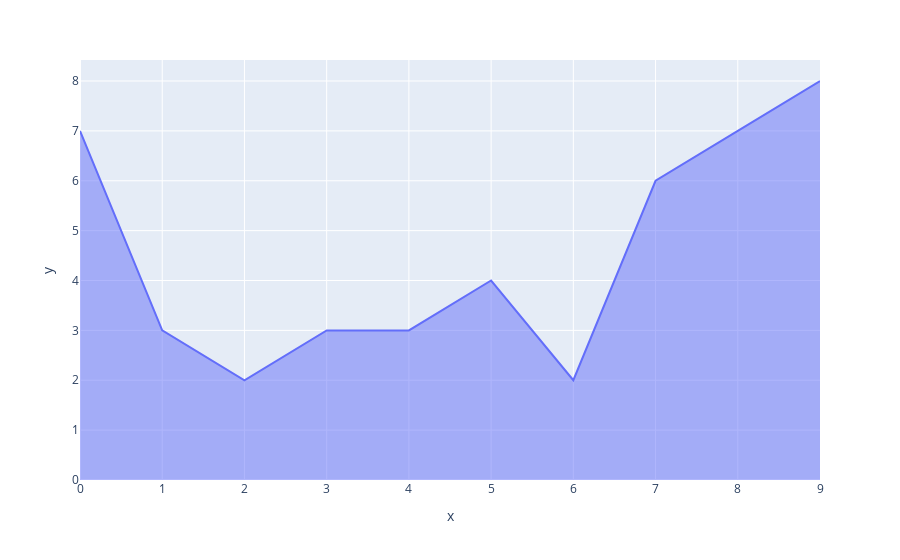

Notebook source saved alongside this figure:
### Code cell
px.area(x=x,y=y)

### Figure 1 — Plotly figure (JSON) as saved in the notebook; plotly's stock layout.template omitted (floating-point values rounded to 4 significant figures)
{"data": [{"fillpattern": {"shape": ""}, "hovertemplate": "x=%{x}<br>y=%{y}<extra></extra>", "legendgroup": "", "line": {"color": "#636efa"}, "marker": {"symbol": "circle"}, "mode": "lines", "name": "", "orientation": "v", "showlegend": false, "stackgroup": "1", "type": "scatter", "x": [0, 1, 2, 3, 4, 5, 6, 7, 8, 9], "xaxis": "x", "y": [7, 3, 2, 3, 3, 4, 2, 6, 7, 8], "yaxis": "y"}], "layout": {"legend": {"tracegroupgap": 0}, "margin": {"t": 60}, "xaxis": {"anchor": "y", "domain": [0, 1], "title": {"text": "x"}}, "yaxis": {"anchor": "x", "domain": [0, 1], "title": {"text": "y"}}}}
